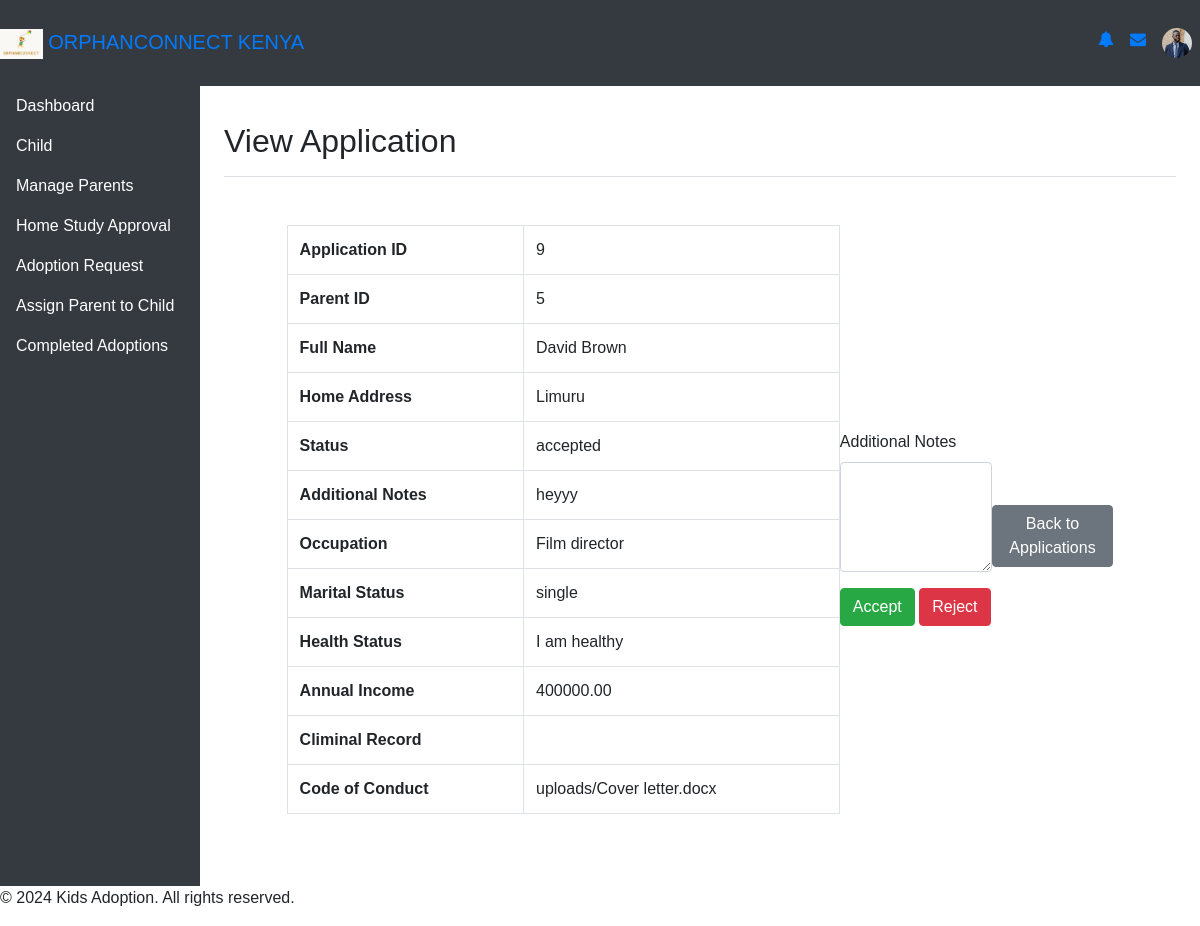
Page /view_application.php?id=9 on the committed database.
### tables this page shows
CREATE TABLE `home_study_applications` (
  `id` int(11) NOT NULL,
  `parent_id` int(11) NOT NULL,
  `full_name` varchar(255) NOT NULL,
  `home_address` text NOT NULL,
  `occupation` varchar(255) NOT NULL,
  `marital_status` varchar(100) NOT NULL,
  `health_status` text DEFAULT NULL,
  `annual_income` decimal(10,2) NOT NULL,
  `references` text NOT NULL,
  `criminal_record` enum('yes','no') NOT NULL,
  `code_of_conduct` varchar(255) NOT NULL,
  `adopt_reason` text NOT NULL,
  `additional_notes` text DEFAULT NULL,
  `created_at` timestamp NOT NULL DEFAULT current_timestamp(),
  `updated_at` timestamp NOT NULL DEFAULT current_timestamp() ON UPDATE current_timestamp(),
  `status` enum('pending','accepted','rejected','submitted') DEFAULT 'pending'
);

### view_application.php (the view, shortened to what this page needs)
<?php
require_once 'connection.php';
if (isset($_GET['id'])) {
    $application_id = $_GET['id'];
} else {
    die("Application ID is required.");
}
$sql = "SELECT id, parent_id, full_name, home_address, occupation, marital_status, health_status, annual_income, criminal_record, code_of_conduct, adopt_reason, status, additional_notes
        FROM home_study_applications
        WHERE id = ?";
$stmt = $conn->prepare($sql);
$stmt->bind_param("i", $application_id);
$stmt->execute();
$result = $stmt->get_result();
$application = $result->fetch_assoc();
include "nav/header.php";
?>
<main role="main" class="col-md-9 ml-sm-auto col-lg-10 px-4">
    <div class="d-flex justify-content-between flex-wrap flex-md-nowrap align-items-center pt-3 pb-2 mb-3 border-bottom">
        <h1 class="h2">View Application</h1>
    </div>
    <div class="container mt-5">
        <table class="table table-bordered">
            <tr>
                <th>Application ID</th>
                <td><?php echo htmlspecialchars($application['id']); ?></td>
            </tr>
            <tr>
                <th>Parent ID</th>
                <td><?php echo htmlspecialchars($application['parent_id']); ?></td>
            </tr>
            <tr>
                <th>Full Name</th>
                <td><?php echo htmlspecialchars($application['full_name']); ?></td>
            </tr>
            <tr>
                <th>Home Address</th>
                <td><?php echo htmlspecialchars($application['home_address']); ?></td>
            </tr>
            <tr>
                <th>Status</th>
                <td><?php echo htmlspecialchars($application['status']); ?></td>
            </tr>
            <tr>
                <th>Additional Notes</th>
                <td><?php echo htmlspecialchars($application['additional_notes']); ?></td>
            </tr>
            <tr>
                <th>Occupation</th>
                <td><?php echo htmlspecialchars($application['occupation']); ?></td>
            </tr>
            <tr>
                <th>Marital Status</th>
                <td><?php echo htmlspecialchars($application['marital_status']); ?></td>
            </tr>
            <tr>
                <th>Health Status</th>
                <td><?php echo htmlspecialchars($application['health_status']); ?></td>
            </tr>
            <tr>
                <th>Annual Income</th>
                <td><?php echo htmlspecialchars($application['annual_income']); ?></td>
            </tr>
            <tr>
                <th>Climinal Record</th>
                <td><?php echo htmlspecialchars($application['criminal_record']); ?></td>
            </tr>
            <tr>
                <th>Code of Conduct</th>
                <td><?php echo htmlspecialchars($application['code_of_conduct']); ?></td>
            </tr>
        </table>
        <form method="post">
            <div class="form-group">
                <label for="notes">Additional Notes</label>
                <textarea name="notes" id="notes" class="form-control" rows="4" required></textarea>
            </div>
            <button type="submit" name="action" value="accept" class="btn btn-success">Accept</button>
            <button type="submit" name="action" value="reject" class="btn btn-danger">Reject</button>
        </form>
        <a href="new_adoption_application.php" class="btn btn-secondary mt-3">Back to Applications</a>
    </div>
</main>
<footer>
        <p>&copy; 2024 Kids Adoption. All rights reserved.</p>
</footer>
</body>
</html>

### style.css (style rules this page uses)
* { margin: 0; padding: 0; box-sizing: border-box; }
body { display: flex; flex-direction: column; min-height: 100vh; font-family: Arial, sans-serif; }
.container { width: 90%; margin: 0 auto; display: flex; justify-content: space-between; align-items: center; }

### nav/header.php (style rules this page uses)
main { padding: 20px; }

### rows in the picture
home_study_applications: id "9", parent "5", full_name "David Brown", home_address "Limuru", status "accepted", additional_notes "heyyy", occupation "Film director", marital_status "single", health_status "I am healthy", annual_income "400000.00", code_of_conduct "uploads/Cover letter.docx"
